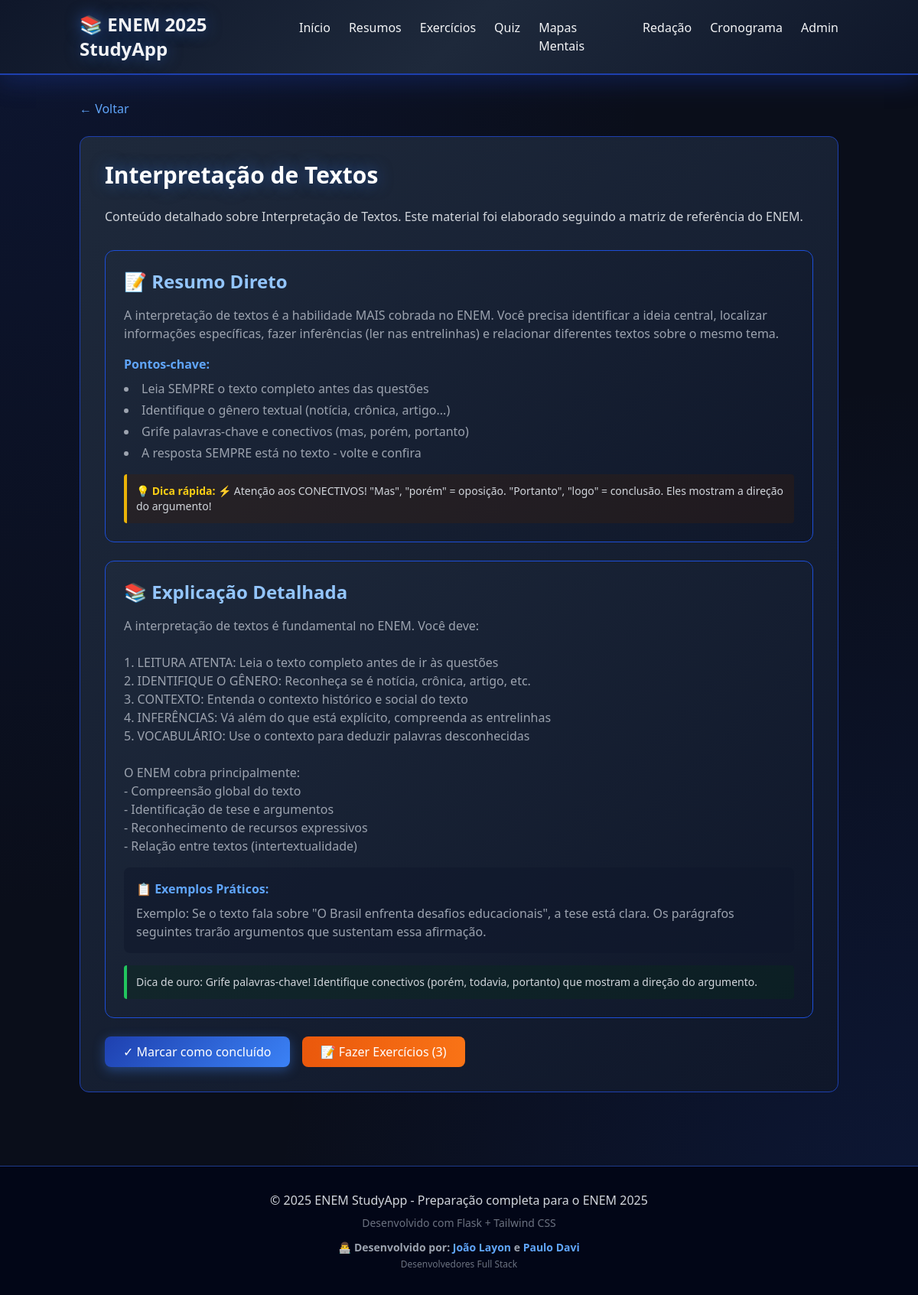
The page /topic/1 on the database its author committed.
### tables this page shows
CREATE TABLE topics (
    id INTEGER PRIMARY KEY AUTOINCREMENT,
    area_id INTEGER NOT NULL,
    title TEXT NOT NULL,
    content TEXT,
    FOREIGN KEY(area_id) REFERENCES areas(id) ON DELETE CASCADE
);

CREATE TABLE resumos (
    id INTEGER PRIMARY KEY AUTOINCREMENT,
    topic_id INTEGER,
    title TEXT NOT NULL,
    summary TEXT NOT NULL,
    bullets TEXT,
    quick_tip TEXT,
    FOREIGN KEY(topic_id) REFERENCES topics(id) ON DELETE SET NULL
);

CREATE TABLE explicacoes (
    id INTEGER PRIMARY KEY AUTOINCREMENT,
    topic_id INTEGER,
    titulo TEXT NOT NULL,
    conteudo_detalhado TEXT NOT NULL,
    exemplos TEXT,
    dicas TEXT,
    FOREIGN KEY(topic_id) REFERENCES topics(id) ON DELETE CASCADE
);

### app.py (the view)
@app.route('/topic/<int:topic_id>')
def topic(topic_id):
    conn = get_db()
    topic = conn.execute('SELECT * FROM topics WHERE id=?', (topic_id,)).fetchone()
    resumo = conn.execute('SELECT * FROM resumos WHERE topic_id=?', (topic_id,)).fetchone()
    explicacao = conn.execute('SELECT * FROM explicacoes WHERE topic_id=?', (topic_id,)).fetchone()
    questoes_count = conn.execute('SELECT COUNT(*) as count FROM questoes WHERE topic_id=?', (topic_id,)).fetchone()['count']
    conn.close()
    return render_template('topic.html', topic=topic, resumo=resumo, explicacao=explicacao, questoes_count=questoes_count)

### app.py (called while the page is built)
def get_db():
    conn = sqlite3.connect(DB_PATH)
    conn.row_factory = sqlite3.Row
    return conn

### templates/topic.html (shortened to what this page needs)
{% extends "base.html" %}
{% block content %}
<div class="mb-6">
    <a href="javascript:history.back()" class="text-blue-400 hover:text-blue-300 transition-colors">← Voltar</a>
</div>
<div class="card rounded-xl p-8">
    <h1 class="text-3xl font-bold text-white mb-6 glow-text">{{ topic.title }}</h1>
    <div class="prose max-w-none mb-8">
        <p class="text-gray-300">{{ topic.content }}</p>
    </div>
    {% if resumo %}
    <div class="card rounded-xl p-6 mb-6 border border-blue-700">
        <h2 class="text-2xl font-bold text-blue-300 mb-4">📝 Resumo Direto</h2>
        <p class="text-gray-400 mb-4">{{ resumo.summary }}</p>
        {% if resumo.bullets %}
        <h3 class="font-bold text-blue-400 mb-2">Pontos-chave:</h3>
        <ul class="list-disc list-inside space-y-1 mb-4">
            {% for bullet in resumo.bullets.split('|') %}
            <li class="text-gray-400">{{ bullet }}</li>
            {% endfor %}
        </ul>
        {% endif %}
        {% if resumo.quick_tip %}
        <div class="bg-yellow-950/30 border-l-4 border-yellow-500 p-3 mt-4 rounded">
            <p class="text-sm text-gray-300">💡 <strong class="text-yellow-400">Dica rápida:</strong> {{ resumo.quick_tip }}</p>
        </div>
        {% endif %}
    </div>
    {% endif %}
    {% if explicacao %}
    <div class="card rounded-xl p-6 mb-6 border border-blue-700">
        <h2 class="text-2xl font-bold text-blue-300 mb-4">📚 Explicação Detalhada</h2>
        <div class="text-gray-400 whitespace-pre-line mb-4">{{ explicacao.conteudo_detalhado }}</div>
        {% if explicacao.exemplos %}
        <div class="bg-slate-900/50 rounded-lg p-4 mb-4">
            <h3 class="font-bold text-blue-400 mb-2">📋 Exemplos Práticos:</h3>
            <p class="text-gray-400">{{ explicacao.exemplos }}</p>
        </div>
        {% endif %}
        {% if explicacao.dicas %}
        <div class="bg-green-950/30 border-l-4 border-green-500 p-3 rounded">
            <p class="text-sm text-gray-300">{{ explicacao.dicas }}</p>
        </div>
        {% endif %}
    </div>
    {% endif %}
    <div class="flex gap-4">
        <button onclick="markCompleted({{ topic.id }})" class="btn-primary text-white px-6 py-2 rounded-lg">
            ✓ Marcar como concluído
        </button>
        {% if questoes_count > 0 %}
        <a href="/exercicios/area/{{ topic.area_id }}" class="inline-block bg-gradient-to-r from-orange-600 to-orange-500 text-white px-6 py-2 rounded-lg hover:from-orange-700 hover:to-orange-600 transition-all">
            📝 Fazer Exercícios ({{ questoes_count }})
        </a>
        {% endif %}
    </div>
</div>
{% endblock %}

### templates/base.html (style rules this page uses)
body { background-color: #0a0e1a; background-image: radial-gradient(at 0% 0%, rgba(30, 64, 175, 0.15) 0px, transparent 50%), radial-gradient(at 100% 100%, rgba(29, 78, 216, 0.15) 0px, transparent 50%); }
.card { background: linear-gradient(135deg, #1e293b 0%, #0f172a 100%); border: 1px solid #1e40af; transition: all 0.3s ease; }
.btn-primary { background: linear-gradient(135deg, #1e40af 0%, #3b82f6 100%); transition: all 0.3s ease; box-shadow: 0 4px 15px rgba(59, 130, 246, 0.4); }
.glow-text { text-shadow: 0 0 20px rgba(59, 130, 246, 0.5); }

### rows shown on the page
topics: title "Interpretação de Textos", content "Conteúdo detalhado sobre Interpretação de Textos. Este material foi elaborado seguindo a matriz de referência do ENEM."
resumos: summary "A interpretação de textos é a habilidade MAIS cobrada no ENEM. Você precisa identificar a ideia central, localizar informações específicas, fazer inferências (ler nas entrelinhas) e relacionar diferentes textos sobre o mesmo tema.", quick_tip "⚡ Atenção aos CONECTIVOS! \"Mas\", \"porém\" = oposição. \"Portanto\", \"logo\" = conclusão. Eles mostram a direção do argumento!"
explicacoes: conteudo_detalhado "A interpretação de textos é fundamental no ENEM. Você deve: 1. LEITURA ATENTA: Leia o texto completo antes de ir às questões 2. IDENTIFIQUE O GÊNERO: Reconheça se é notícia, crônica, artigo, etc. 3. CONTEXTO: Entenda o contexto histórico e social do texto 4. INFERÊNCIAS: Vá além do que está explícito, compreenda as entrelinhas 5. VOCABULÁRIO: Use o contexto para deduzir palavras desconhecidas O ENEM cobra principalmente: - Compreensão global do texto - Identificação de tese e argumentos - Reconhecimento de recursos expressivos - Relação entre textos (intertextualidade)", exemplos "Exemplo: Se o texto fala sobre \"O Brasil enfrenta desafios educacionais\", a tese está clara. Os parágrafos seguintes trarão argumentos que sustentam essa afirmação.", dicas "Dica de ouro: Grife palavras-chave! Identifique conectivos (porém, todavia, portanto) que mostram a direção do argumento."

### other values the page prints
{{ bullet }} "Leia SEMPRE o texto completo antes das questões" "Identifique o gênero textual (notícia, crônica, artigo...)" "Grife palavras-chave e conectivos (mas, porém, portanto)" "A resposta SEMPRE está no texto - volte e confira"
{{ questoes_count }} "3"
